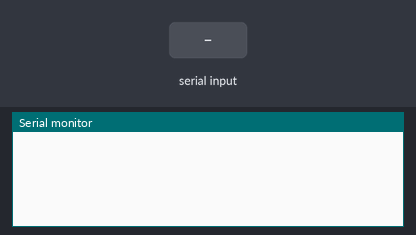
The sketch below on a simulated Arduino Uno, built with avr-gcc and run on an emulated ATmega328P. On the bench: the last lines printed to the serial monitor. The inputs (shaded band) are chosen by the test bench.

Above: at 1.2 s.
1.3 s: "1" received over Serial
At 3.3 s:
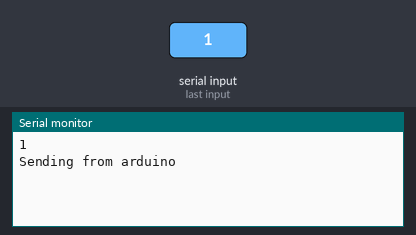
3.8 s: "0" received over Serial
At 4.4 s:
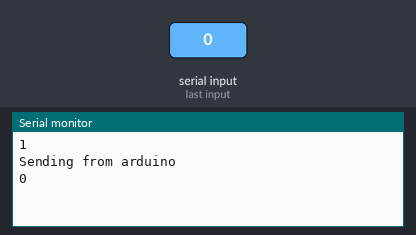
5.3 s: "2" received over Serial
At 7.4 s:
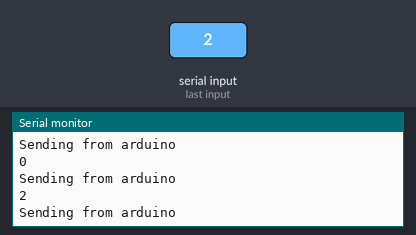

Measured:
- after the input at 1.3 s, the serial monitor: prints a new line at once (image 1)
- after the input at 3.8 s, the serial monitor: prints a new line at once (image 2)
- after the input at 5.3 s, the serial monitor: prints a new line after 0.54 s (image 3)

The sketch:

rpi_read.ino
```cpp
char i[7];

void setup() {
  // put your setup code here, to run once:
  Serial.begin(9600);
}

void loop() {
  // put your main code here, to run repeatedly:
  if(Serial.available()>0)
  {
    int j=0;
    while(Serial.available()>0)
    {
      i[j++] = Serial.read();
      delay(20);
    }
     Serial.println(i);
     delay(1000);
     Serial.println("Sending from arduino");
    delay(1000);
  }
}
```
